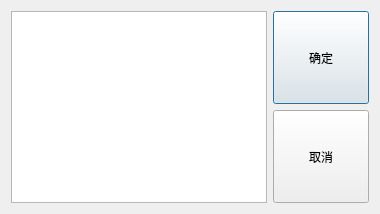
<?xml version="1.0" encoding="UTF-8"?>
<ui version="4.0">
 <class>FliterDialog</class>
 <widget class="QDialog" name="FliterDialog">
  <property name="geometry">
   <rect>
    <x>0</x>
    <y>0</y>
    <width>380</width>
    <height>214</height>
   </rect>
  </property>
  <property name="sizePolicy">
   <sizepolicy hsizetype="Minimum" vsizetype="Minimum">
    <horstretch>0</horstretch>
    <verstretch>0</verstretch>
   </sizepolicy>
  </property>
  <property name="windowTitle">
   <string>筛选</string>
  </property>
  <layout class="QGridLayout" name="gridLayout">
   <item row="0" column="0">
    <widget class="QListWidget" name="playerList">
     <property name="sizePolicy">
      <sizepolicy hsizetype="Minimum" vsizetype="Minimum">
       <horstretch>0</horstretch>
       <verstretch>0</verstretch>
      </sizepolicy>
     </property>
    </widget>
   </item>
   <item row="0" column="1">
    <layout class="QVBoxLayout" name="verticalLayout">
     <item>
      <widget class="QPushButton" name="determineButton">
       <property name="sizePolicy">
        <sizepolicy hsizetype="Minimum" vsizetype="Minimum">
         <horstretch>0</horstretch>
         <verstretch>0</verstretch>
        </sizepolicy>
       </property>
       <property name="text">
        <string>确定</string>
       </property>
      </widget>
     </item>
     <item>
      <widget class="QPushButton" name="cancelButton">
       <property name="sizePolicy">
        <sizepolicy hsizetype="Minimum" vsizetype="Minimum">
         <horstretch>0</horstretch>
         <verstretch>0</verstretch>
        </sizepolicy>
       </property>
       <property name="text">
        <string>取消</string>
       </property>
      </widget>
     </item>
    </layout>
   </item>
  </layout>
 </widget>
 <resources/>
 <connections/>
</ui>
